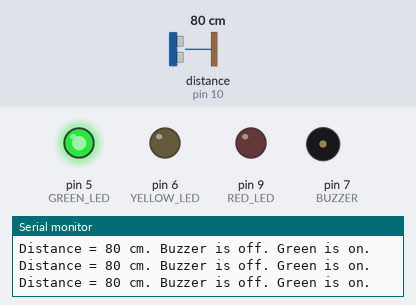
Recording of a sketch running on a simulated Arduino Uno, built with avr-gcc and run on an emulated ATmega328P. Parts: output pins drawn as LEDs (lit = HIGH), buzzer (waves = sounding), the last lines printed to the serial monitor. Wiring (inferred from the names in the program): ultrasonic range finder: trigger pin 11; echo pin 10. The test bench sets the inputs (shaded band); at power-on: distance to the obstacle (sensor on pin 10) 80 cm. The echo pulse lasts 58.3 µs per cm; pins used as bus, display or sensor lines are not drawn.

Above: at 1.3 s.
1.4 s: distance to the obstacle (sensor on pin 10) set to 55 cm
2.9 s: distance to the obstacle (sensor on pin 10) set to 48 cm
At 3.5 s:
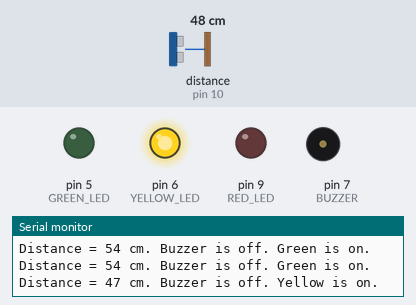
4.5 s: distance to the obstacle (sensor on pin 10) set to 2 cm
At 4.9 s:
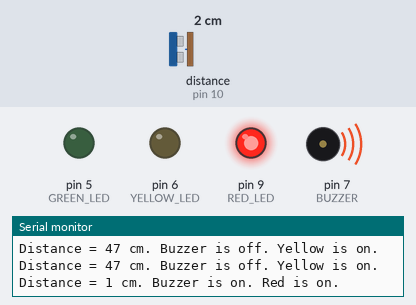
6.0 s: distance to the obstacle (sensor on pin 10) set to 18 cm
At 7.2 s:
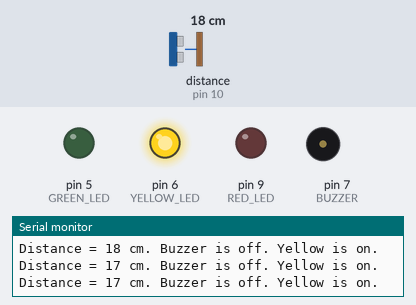
7.5 s: distance to the obstacle (sensor on pin 10) set to 4 cm
At 8.8 s:
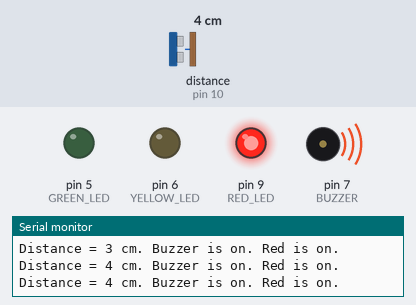
Timing chart, 0 to 10.0 s (numbered marks = the images above; inputs shaded):
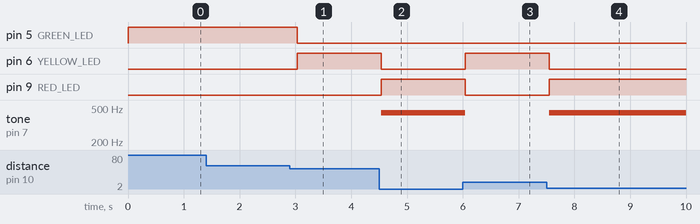

The sketch:

einparkhilfe_workshop_step9.ino
```cpp
// The variables below represent the pins of the Arduino
// that we use for connecting to the various external components.
// Since the value of these variables will not change during
// the execution of the program, we declare them as 'const'.
const int GREEN_LED = 5;
const int YELLOW_LED = 6;
const int RED_LED = 9;

const int ECHO = 10;
const int TRIGGER = 11;

const int BUZZER = 7;

void setup() {
  // Pin on which we request a distance measurement
  // from the ultrasound distance sensor
  pinMode (TRIGGER, OUTPUT);

  // Pin on which we receive a distance measurement
  // from the ultrasound distance sensor
  pinMode (ECHO, INPUT);

  // Our three LEDs
  pinMode (GREEN_LED, OUTPUT);
  pinMode (YELLOW_LED, OUTPUT);
  pinMode (RED_LED, OUTPUT);

  // Trigger is low by default
  digitalWrite (TRIGGER, LOW);

  // Pin to which the buzzer is connected.
  pinMode (BUZZER, OUTPUT);
  // Buzzer silent by default
  noTone(BUZZER);

  // Initialises the serial connection with the laptop
  Serial.begin(115200);
}

// This function reads the distance from the ultrasound distance
// sensor and returns it as an integer number of centimeters

int readDistance() {
  // Triggers a measurement by holding the trigger line
  // high for 15 microseconds (minimum is 10)
  digitalWrite(TRIGGER, HIGH);
  delayMicroseconds(15);
  digitalWrite(TRIGGER, LOW);

  // Waits for a high pulse on the echo line
  // (i.e. line going from low to high then back to low)
  // and measure its duration in microseconds
  int lengthOfThePulseInMicroseconds = pulseIn(ECHO, HIGH);

  // According to the datasheet, dividing the length of the pulse in microseconds
  // by 58 gives us the distance measured in centimeters.
  // Since the result of the division operation below is stored in a variable
  // of type 'int', we only keep the integer part of the number
  // (we discard anything after the decimal point)
  int distanceMeasured = lengthOfThePulseInMicroseconds / 58;

  return distanceMeasured;
}

void loop() {
  int distance = readDistance();

  // Prints out distance measured to the serial output
  Serial.print("Distance = ");
  Serial.print(distance);
  Serial.print(" cm. ");

  if (distance < 10) {
    // Red LED is on, all other LEDs are off
    digitalWrite (GREEN_LED, LOW);
    digitalWrite (YELLOW_LED, LOW);
    digitalWrite (RED_LED, HIGH);
    Serial.println ("Buzzer is on. Red is on.");
    tone(BUZZER, 440); // Buzzer is on
  } else if ((distance >= 10) && (distance < 50)) {
    // Yellow LED is on, all other LEDs are off
    digitalWrite (GREEN_LED, LOW);
    digitalWrite (YELLOW_LED, HIGH);
    digitalWrite (RED_LED, LOW);
    Serial.println ("Buzzer is off. Yellow is on.");
    noTone(BUZZER); // Buzzer is off
  } else {
    // Green LED is on, all other LEDs are off
    digitalWrite (GREEN_LED, HIGH);
    digitalWrite (YELLOW_LED, LOW);
    digitalWrite (RED_LED, LOW);
    Serial.println ("Buzzer is off. Green is on.");
    noTone(BUZZER); // Buzzer is off
  }

  delay(500);

  return;
}
```

Measured:
- the behaviour switches between 51 and 50 cm on distance to the obstacle (sensor on pin 10) (found by bisection; images 0 and 1)
- after the input at 2.9 s, pin 5 (GREEN_LED): HIGH → LOW after 0.13 s; pin 6 (YELLOW_LED): LOW → HIGH after 0.13 s
- after the input at 4.5 s, pin 6 (YELLOW_LED): HIGH → LOW at once; pin 9 (RED_LED): LOW → HIGH at once; tone on pin 7 (BUZZER): silent → 440 Hz at once
- after the input at 6.0 s, pin 6 (YELLOW_LED): LOW → HIGH after 0.05 s; pin 9 (RED_LED): HIGH → LOW after 0.05 s; tone on pin 7 (BUZZER): 440 Hz → silent after 0.05 s
- after the input at 7.5 s, pin 6 (YELLOW_LED): HIGH → LOW after 0.05 s; pin 9 (RED_LED): LOW → HIGH after 0.05 s; tone on pin 7 (BUZZER): silent → 440 Hz after 0.05 s
